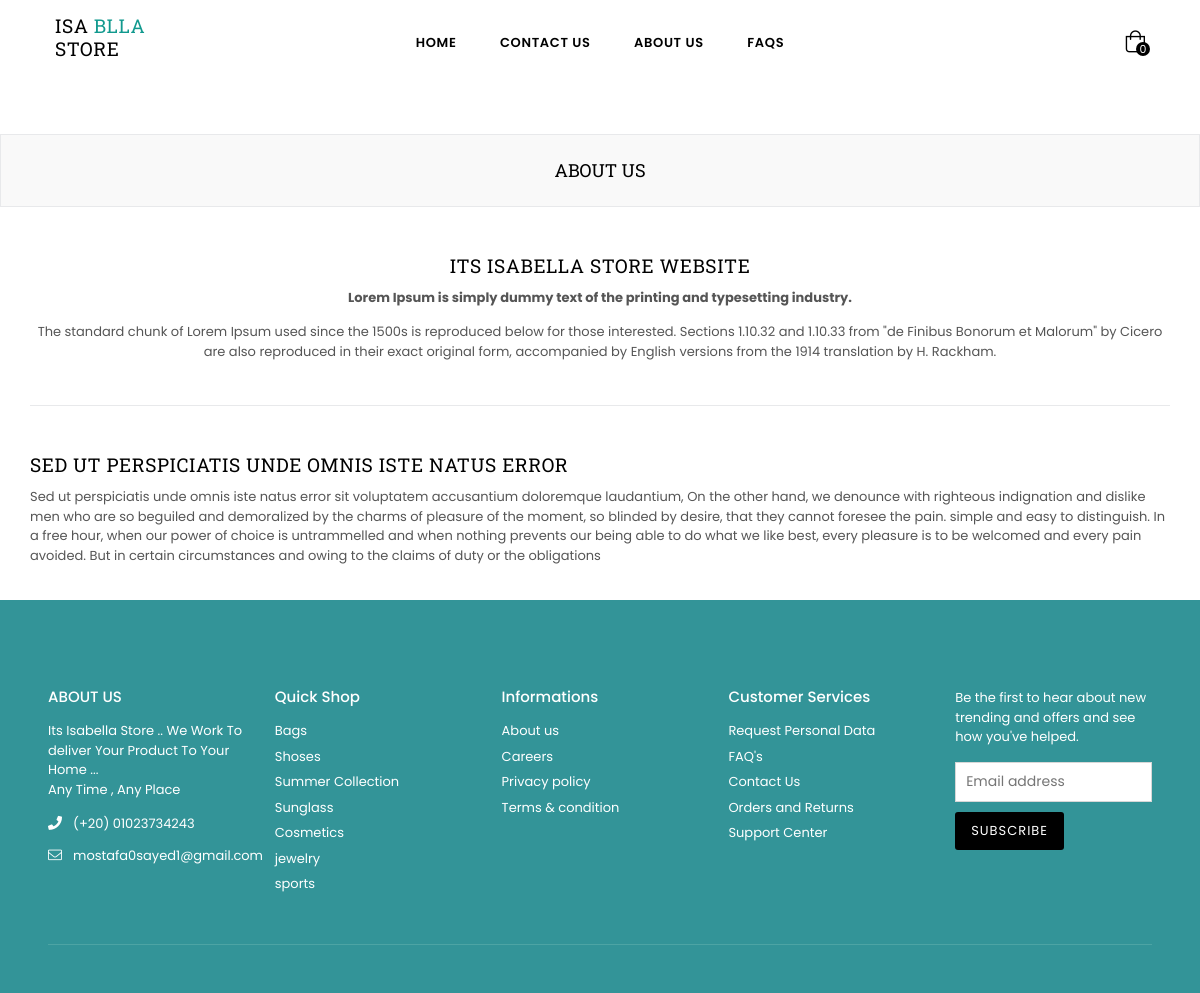
The page /about/ on the database its author committed.
### store/models.py (models this page shows, shortened)
class About(Model):
    header_one=CharField(max_length=300)
    content_one=TextField(max_length=600)
    header_two=CharField(max_length=300)
    content_two=TextField(max_length=600)

### store/views.py (the view)
# urls.py: path('about/',About,name="about"),
def About(request):
    data=about.objects.first()
    return render(request,"about.html",{"data":data})

### cart/cart.py (called while the page is built)
    def __len__(self):
        return sum(item['quantity'] for item in self.cart.values())

    def total_price(self):
        return sum(Decimal(item['price']) * item['quantity'] for item in
                self.cart.values())

### cart/context_processors.py (called while the page is built)
def cart(request):
    cart=Cart(request)
    return {"cart":cart}

### templates/about.html
{% extends 'base.html' %}
 {% block content %}
    <div id="page-content">
    	<div class="page section-header text-center mt-5">
			<div class="page-title">
        		<div class="wrapper"><h1 class="page-width">About Us</h1></div>
      		</div>
		</div>
        <div class="container mt-5">
        	<div class="row">
                <div class="col-12 col-sm-12 col-md-12 col-lg-12 main-col">
                	<div class="text-center mb-4">
                        <h2 class="h2">{{data.header_one}}</h2>
                        <div class="rte-setting">
                            <p><strong>Lorem Ipsum is simply dummy text of the printing and typesetting industry.</strong></p>
                            <p>{{data.content_one}}</p>
                        </div>
                    </div>
               	</div>
            </div>
            <hr />
            <div class="row mt-5">
            	<div class="col-12">
                    <h2>{{data.header_two}}</h2>
                    <p>{{data.content_two}}</p>
                </div>
            </div>
        </div>
    </div>
    {% endblock content %}

### rows shown on the page
About: header_one "ITS ISABELLA STORE WEBSITE", content_one "The standard chunk of Lorem Ipsum used since the 1500s is reproduced below for those interested. Sections 1.10.32 and 1.10.33 from \"de Finibus Bonorum et Malorum\" by Cicero are also reproduced in their exact original form, accompanied by English versions from the 1914 translation by H. Rackham.", header_two "SED UT PERSPICIATIS UNDE OMNIS ISTE NATUS ERROR", content_two "Sed ut perspiciatis unde omnis iste natus error sit voluptatem accusantium doloremque laudantium, On the other hand, we denounce with righteous indignation and dislike men who are so beguiled and demoralized by the charms of pleasure of the moment, so blinded by desire, that they cannot foresee the pain. simple and easy to distinguish. In a free hour, when our power of choice is untrammelled and when nothing prevents our being able to do what we like best, every pleasure is to be welcomed and every pain avoided. But in certain circumstances and owing to the claims of duty or the obligations"

### other values the page prints
{{ cart|length }} "0"
